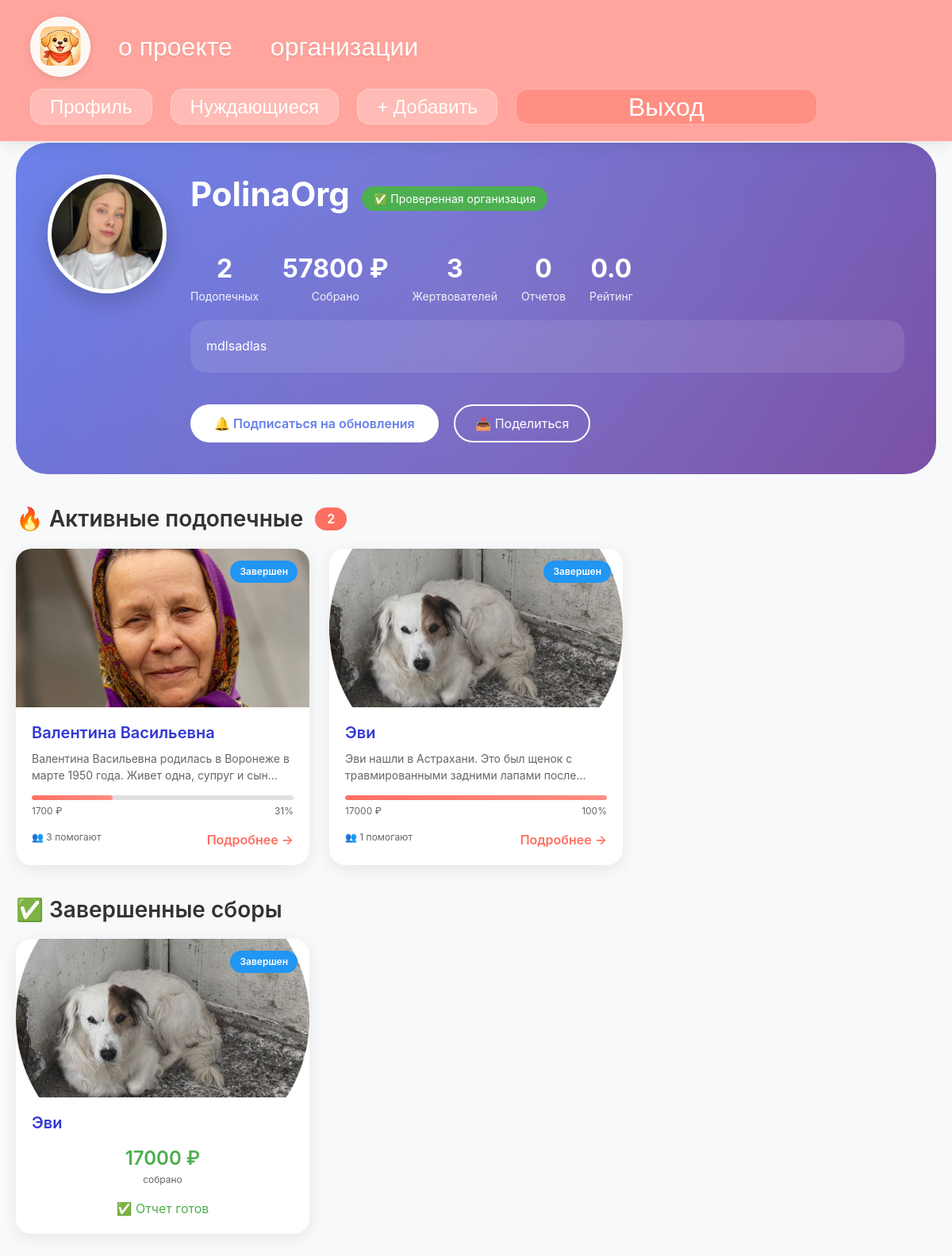
Screenshot of /organization/4 (signed in) with the database file from the repository.
### tables this page shows
CREATE TABLE users (id INTEGER PRIMARY KEY AUTOINCREMENT UNIQUE NOT NULL, name TEXT NOT NULL, email TEXT UNIQUE NOT NULL, password TEXT UNIQUE NOT NULL, photo TEXT, role TEXT NOT NULL, is_verified INTEGER DEFAULT (0), rating REAL DEFAULT (0), completed_tasks INTEGER DEFAULT (0), organization_name TEXT, organization_description TEXT, created_at TEXT, last_login TEXT, phone TEXT UNIQUE);

CREATE TABLE needies (id INTEGER PRIMARY KEY AUTOINCREMENT UNIQUE NOT NULL, name TEXT NOT NULL, tag TEXT NOT NULL, photo TEXT NOT NULL, description TEXT, address TEXT, funds_collected REAL DEFAULT 0 NOT NULL, help_info TEXT NOT NULL, lat TEXT, lng TEXT, created_by INTEGER REFERENCES users (id), created_at TEXT, is_active INTEGER DEFAULT (1), urgency_level INTEGER DEFAULT (2), status TEXT DEFAULT pending, organization_id INTEGER REFERENCES users (id), goal INTEGER, collection_status TEXT DEFAULT "active", completed_date TEXT, last_reset_date TEXT, reset_day INTEGER DEFAULT 1, report_created INTEGER DEFAULT 0, report_id INTEGER);

### app.py (the view)
@app.route('/organization/<int:org_id>')
def organization_profile(org_id):
    with sqlite3.connect(DB_NAME) as conn:
        c = conn.cursor()
        c.execute('''SELECT id, name, email, phone, photo, organization_description,
                            rating, completed_tasks, created_at, is_verified
                     FROM users WHERE id = ? AND role = 'organization' ''', (org_id,))
        org_data = c.fetchone()
        if not org_data:
            flash('Организация не найдена')
            return redirect(url_for('index'))
        org = {
            'id': org_data[0],
            'name': org_data[1],
            'email': org_data[2],
            'phone': org_data[3],
            'photo': org_data[4],
            'description': org_data[5],
            'rating': org_data[6],
            'completed_tasks': org_data[7],
            'created_at': org_data[8],
            'is_verified': org_data[9]
        }
        c.execute('''SELECT n.id, n.name, n.photo, n.description, n.funds_collected, n.goal,
                            n.collection_status, n.help_info, n.urgency_level, n.created_at,
                            (SELECT COUNT(DISTINCT user_id) FROM donations WHERE needy_id = n.id) as helpers_count
                     FROM needies n
                     WHERE n.organization_id = ? AND n.status = 'approved' AND n.is_active = 1
                     ORDER BY
                        CASE n.collection_status
                            WHEN 'active' THEN 1
                            WHEN 'completed' THEN 2
                        END,
                        n.urgency_level ASC,
                        n.created_at DESC''', (org_id,))
        active_needies = c.fetchall()
        c.execute('''SELECT id, name, photo, funds_collected, goal, completed_date, report_created
                     FROM needies
                     WHERE organization_id = ? AND collection_status = 'completed'
                     ORDER BY completed_date DESC
                     LIMIT 10''', (org_id,))
        completed_needies = c.fetchall()
        c.execute('''SELECT
                        COUNT(DISTINCT n.id) as total_needies,
                        COALESCE(SUM(n.funds_collected), 0) as total_funds,
                        COUNT(DISTINCT d.user_id) as total_donors,
                        (SELECT COUNT(*) FROM reports WHERE user_id = ? AND status = 'approved') as total_reports
                     FROM needies n
                     LEFT JOIN donations d ON n.id = d.needy_id
                     WHERE n.organization_id = ?''', (org_id, org_id))
        stats_data = c.fetchone()
        stats = {
            'total_needies': stats_data[0] or 0,
            'total_funds': stats_data[1] or 0,
            'total_donors': stats_data[2] or 0,
            'total_reports': stats_data[3] or 0
        }
        c.execute('''SELECT r.id, r.text, r.photo, r.created_at, n.name as needy_name, n.id as needy_id
                     FROM reports r
                     JOIN needies n ON r.needy_id = n.id
                     WHERE r.user_id = ? AND r.status = 'approved'
                     ORDER BY r.created_at DESC
                     LIMIT 5''', (org_id,))
        reports = c.fetchall()
        c.execute('''SELECT badge_name, badge_icon, earned_date
                     FROM badges
                     WHERE user_id = ?
                     ORDER BY earned_date DESC''', (org_id,))
        badges = c.fetchall()
        return render_template('organization_profile.html',
                               org=org,
                               active_needies=active_needies,
                               completed_needies=completed_needies,
                               stats=stats,
                               reports=reports,
                               badges=badges)

### templates/organization_profile.html (shortened to what this page needs)
{% extends "layout.html" %}
{% block content %}
<div class="org-profile-page">
    <div class="org-header">
        <div class="org-header-content">
            <div class="org-avatar-large">
                {% if org.photo %}
                    <img src="/{{ org.photo }}" alt="{{ org.name }}">
                {% else %}
                    <div style="width: 100%; height: 100%; background: #FFD7D3; display: flex; align-items: center; justify-content: center; font-size: 60px;">🏢</div>
                {% endif %}
            </div>
            <div class="org-info-main">
                <div style="display: flex; align-items: center; gap: 15px; flex-wrap: wrap;">
                    <h1 class="org-name">{{ org.name }}</h1>
                    {% if org.is_verified %}
                        <span class="verified-badge">✅ Проверенная организация</span>
                    {% endif %}
                </div>
                <div class="org-stats">
                    <div class="stat-box">
                        <div class="stat-value">{{ stats.total_needies }}</div>
                        <div class="stat-label">Подопечных</div>
                    </div>
                    <div class="stat-box">
                        <div class="stat-value">{{ "%.0f"|format(stats.total_funds) }} ₽</div>
                        <div class="stat-label">Собрано</div>
                    </div>
                    <div class="stat-box">
                        <div class="stat-value">{{ stats.total_donors }}</div>
                        <div class="stat-label">Жертвователей</div>
                    </div>
                    <div class="stat-box">
                        <div class="stat-value">{{ stats.total_reports }}</div>
                        <div class="stat-label">Отчетов</div>
                    </div>
                    <div class="stat-box">
                        <div class="stat-value">{{ "%.1f"|format(org.rating) }}</div>
                        <div class="stat-label">Рейтинг</div>
                    </div>
                </div>
                {% if org.description %}
                    <div class="org-description">
                        {{ org.description }}
                    </div>
                {% endif %}
                <div style="margin-top: 20px;">
                    <button class="subscribe-btn" onclick="subscribeToOrg({{ org.id }})">
                        🔔 Подписаться на обновления
                    </button>
                    <button class="share-btn" onclick="shareOrg()">
                        📤 Поделиться
                    </button>
                </div>
            </div>
        </div>
    </div>
    <h2 class="section-title">
        <span>🔥 Активные подопечные</span>
        <span style="font-size: 16px; background: #FF6F61; color: white; padding: 5px 15px; border-radius: 20px;">
            {{ active_needies|length }}
        </span>
    </h2>
    <div class="needies-grid">
        {% for needy in active_needies %}
        <div class="needy-card" onclick="location.href='{{ url_for('needy_profile', id=needy[0]) }}'">
            <div class="needy-card-photo">
                {% if needy[2] %}
                    <img src="/{{ needy[2] }}" alt="{{ needy[1] }}">
                {% else %}
                    <div style="width: 100%; height: 100%; background: #FFD7D3; display: flex; align-items: center; justify-content: center; font-size: 40px;">📸</div>
                {% endif %}
                <span class="needy-status-badge {{ 'status-active' if needy[5] == 'active' else 'status-completed' }}">
                    {{ 'Активный' if needy[5] == 'active' else 'Завершен' }}
                </span>
            </div>
            <div class="needy-card-content">
                <h3 class="needy-card-name">{{ needy[1] }}</h3>
                <p class="needy-card-desc">{{ needy[3][:100] }}{% if needy[3]|length > 100 %}...{% endif %}</p>
                {% if needy[4] and needy[4] > 0 %}
                <div class="progress-mini">
                    <div class="progress-bar">
                        {% set progress = (needy[4] / needy[5] * 100) if needy[5] else 0 %}
                        <div class="progress-fill" style="width: {{ progress }}%;"></div>
                    </div>
                    <div class="progress-stats">
                        <span>{{ "%.0f"|format(needy[4]) }} ₽</span>
                        <span>{{ "%.0f"|format(progress) }}%</span>
                    </div>
                </div>
                {% endif %}
                <div style="display: flex; justify-content: space-between; margin-top: 15px;">
                    <span style="color: #666; font-size: 12px;">
                        👥 {{ needy[10] }} помогают
                    </span>
                    <span style="color: #FF6F61; font-weight: 600;">Подробнее →</span>
                </div>
            </div>
        </div>
        {% endfor %}
    </div>
    {% if completed_needies %}
    <h2 class="section-title">
        <span>✅ Завершенные сборы</span>
    </h2>
    <div class="needies-grid">
        {% for needy in completed_needies %}
        <div class="needy-card" onclick="location.href='{{ url_for('needy_profile', id=needy[0]) }}'">
            <div class="needy-card-photo">
                {% if needy[2] %}
                    <img src="/{{ needy[2] }}" alt="{{ needy[1] }}">
                {% endif %}
                <span class="needy-status-badge status-completed">Завершен</span>
            </div>
            <div class="needy-card-content">
                <h3 class="needy-card-name">{{ needy[1] }}</h3>
                <div style="text-align: center; margin: 15px 0;">
                    <div style="font-size: 24px; color: #4CAF50; font-weight: 600;">
                        {{ "%.0f"|format(needy[3]) }} ₽
                    </div>
                    <div style="font-size: 12px; color: #666;">собрано</div>
                </div>
                {% if needy[6] %}
                    <div style="color: #4CAF50; text-align: center;">✅ Отчет готов</div>
                {% else %}
                    <div style="color: #FF9800; text-align: center;">⏳ Отчет готовится</div>
                {% endif %}
            </div>
        </div>
        {% endfor %}
    </div>
    {% endif %}
</div>
{% endblock %}

### static/style.css (style rules this page uses)
body { padding-top: 60px; background-color: #f8f9fa; font-family: 'Segoe UI', Tahoma, Geneva, Verdana, sans-serif; }
h2, h3, h4 { color: #3338D5; }

### templates/organization_profile.html (style rules this page uses)
.org-profile-page { max-width: 1400px; margin: 0 auto; padding: 40px 20px; }
.org-header { background: linear-gradient(135deg, #667eea 0%, #764ba2 100%); border-radius: 40px; padding: 40px; margin-bottom: 40px; color: white; position: relative; overflow: hidden; }
.org-header::before { content: ''; position: absolute; top: -50%; right: -50%; width: 200%; height: 200%; background: radial-gradient(circle, rgba(255,255,255,0.1) 0%, transparent 70%); animation: pulse 6s ease-in-out infinite; }
.org-header-content { position: relative; z-index: 1; display: flex; gap: 30px; flex-wrap: wrap; }
.org-avatar-large { width: 150px; height: 150px; border-radius: 50%; overflow: hidden; border: 5px solid white; box-shadow: 0 10px 30px rgba(0,0,0,0.2); flex-shrink: 0; background: white; }
.org-avatar-large img { width: 100%; height: 100%; object-fit: cover; }
.org-info-main { flex: 1; }
.org-name { font-size: 42px; font-weight: 700; margin-bottom: 10px; }
.verified-badge { background: #4CAF50; color: white; padding: 5px 15px; border-radius: 20px; font-size: 14px; display: inline-flex; align-items: center; gap: 5px; }
.org-stats { display: flex; gap: 30px; margin-top: 20px; flex-wrap: wrap; }
.stat-box { text-align: center; }
.stat-value { font-size: 32px; font-weight: 700; }
.stat-label { font-size: 14px; opacity: 0.9; }
.org-description { margin-top: 20px; padding: 20px; background: rgba(255,255,255,0.1); border-radius: 20px; backdrop-filter: blur(10px); line-height: 1.6; }
.section-title { font-size: 28px; font-weight: 600; margin: 40px 0 20px; color: #333; display: flex; align-items: center; gap: 15px; }
.needies-grid { display: grid; grid-template-columns: repeat(auto-fill, minmax(300px, 1fr)); gap: 25px; }
.needy-card { background: white; border-radius: 20px; overflow: hidden; box-shadow: 0 5px 20px rgba(0,0,0,0.08); transition: all 0.3s; cursor: pointer; }
.needy-card-photo { height: 200px; overflow: hidden; position: relative; }
.needy-card-photo img { width: 100%; height: 100%; object-fit: cover; }
.needy-status-badge { position: absolute; top: 15px; right: 15px; padding: 5px 12px; border-radius: 20px; font-size: 12px; font-weight: 600; }
.status-completed { background: #2196F3; color: white; }
.needy-card-content { padding: 20px; }
.needy-card-name { font-size: 20px; font-weight: 600; margin-bottom: 10px; }
.needy-card-desc { color: #666; font-size: 14px; margin-bottom: 15px; display: -webkit-box; -webkit-line-clamp: 2; -webkit-box-orient: vertical; overflow: hidden; }
.progress-mini { margin: 15px 0; }
.progress-bar { height: 6px; background: #e0e0e0; border-radius: 3px; overflow: hidden; }
.progress-fill { height: 100%; background: linear-gradient(90deg, #FF6F61, #FF8E83); border-radius: 3px; }
.progress-stats { display: flex; justify-content: space-between; margin-top: 5px; font-size: 12px; color: #666; }
.subscribe-btn { background: white; color: #667eea; border: none; padding: 12px 30px; border-radius: 50px; font-size: 16px; font-weight: 600; cursor: pointer; transition: all 0.3s; margin-top: 20px; }
.share-btn { background: transparent; border: 2px solid white; color: white; padding: 10px 25px; border-radius: 50px; font-size: 16px; cursor: pointer; transition: all 0.3s; margin-left: 15px; }

### rows the page displays
users: name "PolinaOrg", rating "0.0", description "mdlsadlas"
needies: photo (picture), goal "Завершен", name "Валентина Васильевна", description "Валентина Васильевна родилась в Воронеже в марте 1950 года. Живет одна, супруг и…", {{ progress }} 30.909090909090907 (drawn), funds_collected "1700", progress "31", needy "3"
needies: shows a picture, goal "Завершен", name "Эви", description "Эви нашли в Астрахани. Это был щенок с травмированными задними лапами…", {{ progress }} 100.0 (drawn), funds_collected "17000", progress "100", needy "1", report_created "✅ Отчет готов"

### other values shown
{{ stats.total_needies }} "2"
{{ "%.0f"|format(stats.total_funds) }} "57800"
{{ stats.total_donors }} "3"
{{ stats.total_reports }} "0"
{{ active_needies|length }} "2"
